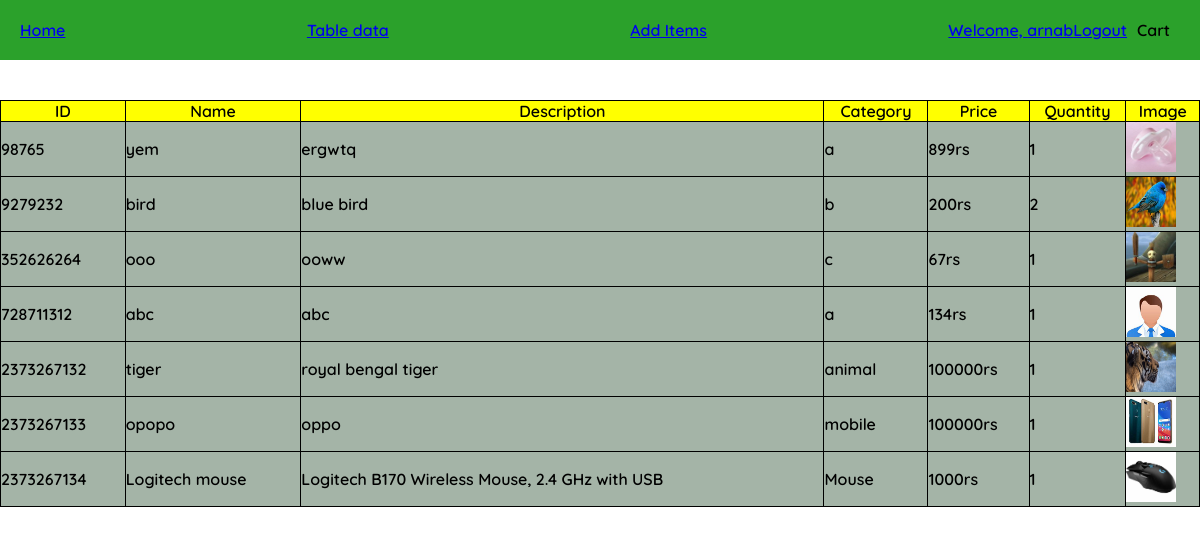
The page /table/ (signed in) on the database its author committed.
### home/models.py (models this page shows, shortened)
class allitem(models.Model):
        product_id = models.IntegerField(unique= 1, primary_key = 1)
        product_name = models.CharField(max_length=20)
        product_description = models.CharField(max_length=50)
        product_category = models.CharField(max_length=10)
        product_price = models.IntegerField()
        product_quantity = models.IntegerField()
        product_image = models.ImageField(upload_to='product')

### home/views.py (the view)
# urls.py: path('table/', views.table, name=""),
def table(request):
    all_item = allitem.objects.all()
    return render(request, 'home/table.html', {'all_item': all_item})

### home/templates/home/table.html (shortened to what this page needs)
{% extends 'home/nav.html' %}
{% load static %}
{% block content %}
<!DOCTYPE html>
<html lang="en">
<head>
    <link rel="stylesheet" type="text/css" href="{% static 'css/home.css' %}">
</head>
<body>
    <br>
    <br>
    <table>
        <tr>
            <th>ID</th>
            <th>Name</th>
            <th>Description</th>
            <th>Category</th>
            <th>Price</th>
            <th>Quantity</th>
            <th>Image</th>
        </tr>
        {% for item in all_item %}
        <tr>
            <td>{{ item.product_id }}</td>
            <td>{{ item.product_name }}</td>
            <td>{{ item.product_description }}</td>
            <td>{{ item.product_category }}</td>
            <td>{{ item.product_price }}rs</td>
            <td>{{ item.product_quantity }}</td>
            <td><img src="{% get_media_prefix %}{{ item.product_image }}" alt="{{ item.product_name }}" height="50px" width="50px"></td>
        </tr>
        {% endfor %}
    </table>
</body>
</html>
{% endblock %}

### home/templates/home/nav.html (shortened to what this page needs)
{% load static %}
<!DOCTYPE html>
<html lang="en">
<head>
    <link rel="stylesheet" type="text/css" href="{% static 'css/nav.css' %}">
</head>
<body>
<div class="ecomnav">
    <div class="nav-items">
        <ul>
            <li><a href="/home/">Home</a></li>
            <li><a href="/table/">Table data</a></li>
            {% if user.is_authenticated %}
                <li><a href="/additem/">Add Items</a></li>
            {% endif %}
            <ul>
                {% if user.is_authenticated %}
                <a href="/admin/">Welcome, {{user.username}}</a>
                <br>
                <a href="/logout/" @click.prevent="logout">Logout</a>
                {% else %}
                <li><a href="/login/">Login</a></li>
                {% endif %}
                <li><a href="/cart/"></a>Cart</li>
            </ul>
        </ul>
    </div>
</div>
{% block content %}
{% endblock %}
</body>
</html>

### static/css/nav.css (style rules this page uses)
* { margin: 0; padding: 0; font-family: 'Quicksand', sans-serif; box-sizing: border-box; font-weight: 600; }
ecomnav, .nav-items ul { display: flex; align-items: center; justify-content: space-between; padding: 10px; background-color: rgb(43, 161, 43); list-style-type: none; }
.nav-items li { margin: 0 10px; }

### static/css/home.css (style rules this page uses)
* { font-family: 'Quicksand', sans-serif; box-sizing: border-box; }
table,td,th { border: 1px solid; }
table { border-collapse: collapse; width: 100%; }
th { background-color: yellow; }
td { background-color: rgb(164, 180, 167); height: 10px; }

### rows shown on the page
allitem: product_id "98765", product_name "yem", product_description "ergwtq", product_category "a", product_price "899", product_quantity "1", product_image (picture)
allitem: product_id "9279232", product_name "bird", product_description "blue bird", product_category "b", product_price "200", product_quantity "2", product_image (picture)
allitem: product_id "352626264", product_name "ooo", product_description "ooww", product_category "c", product_price "67", product_quantity "1", product_image (picture)
allitem: product_id "728711312", product_name "abc", product_description "abc", product_category "a", product_price "134", product_quantity "1", product_image (placeholder picture)
allitem: product_id "2373267132", product_name "tiger", product_description "royal bengal tiger", product_category "animal", product_price "100000", product_quantity "1", product_image (picture)
allitem: product_id "2373267133", product_name "opopo", product_description "oppo", product_category "mobile", product_price "100000", product_quantity "1", product_image (picture)
allitem: product_id "2373267134", product_name "Logitech mouse", product_description "Logitech B170 Wireless Mouse, 2.4 GHz with USB", product_category "Mouse", product_price "1000", product_quantity "1", product_image (picture)

### other values the page prints
{{ user.username }} "arnab"
